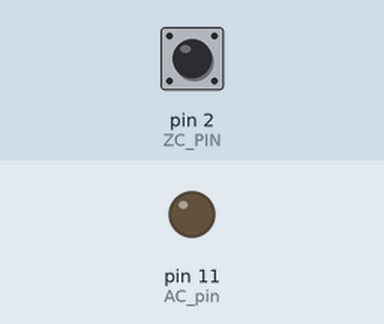
Recording of a sketch running on a simulated Arduino Uno, built with avr-gcc and run on an emulated ATmega328P. On the bench: output pins drawn as LEDs (lit = HIGH). The test bench sets the inputs (shaded band); at power-on: pin 2 (ZC_PIN) HIGH.

Above: at 1.2 s.
1.3 s: pin 2 (ZC_PIN) pulled LOW for 1 s
At 3.3 s:
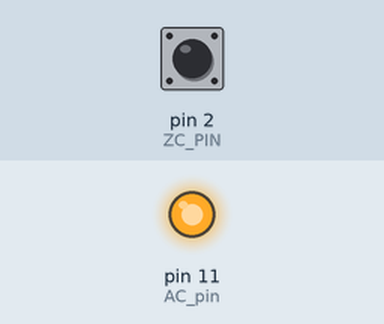
3.8 s: pin 2 (ZC_PIN) pulled LOW for 3.2 s
Timing chart, 0 to 6.8 s (numbered marks = the images above; inputs shaded):
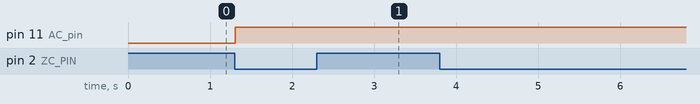

The sketch:

ACdimmer.ino
```cpp
#include <TimerOne.h>           // Avaiable from http://www.arduino.cc/playground/Code/Timer1

volatile int i = 0;               // Variable to use as a counter
volatile boolean zero_cross = false;  // Boolean to store a "switch" to tell us if we have crossed zero
int AC_pin = 11;                // Output to Opto Triac
int ZC_PIN = 2;
int dim = 64;                    // Dimming level (0-128)  0 = on, 128 = 0ff

int freqStep = 65;    // This is the delay-per-brightness step in microseconds.
// It is calculated based on the frequency of your voltage supply (50Hz or 60Hz)
// and the number of brightness steps you want.
//
// The only tricky part is that the chopper circuit chops the AC wave twice per
// cycle, once on the positive half and once at the negative half. This meeans
// the chopping happens at 120Hz for a 60Hz supply or 100Hz for a 50Hz supply.

// To calculate freqStep you divide the length of one full half-wave of the power
// cycle (in microseconds) by the number of brightness steps.
//
// (1000000 uS / 120 Hz) / 128 brightness steps = 65 uS / brightness step
//
// 1000000 us / 120 Hz = 8333 uS, length of one half-wave.

void setup() {                                      // Begin setup
  pinMode(AC_pin, OUTPUT);                          // Set the Triac pin as output

  pinMode(ZC_PIN, INPUT);
  digitalWrite(ZC_PIN, HIGH);
  attachInterrupt(ZC_PIN - 2, zero_cross_detect, CHANGE);   // Attach an Interupt to Pin 2 (interupt 0) for Zero Cross Detection

  Timer1.initialize(freqStep);                      // Initialize TimerOne library for the freq we need
  Timer1.attachInterrupt(dim_check, freqStep);
}

void zero_cross_detect() {
  zero_cross = true;               // set the boolean to true to tell our dimming function that a zero cross has occured
  i=0;
  digitalWrite(AC_pin, LOW);
}

// Function will fire the triac at the proper time
void dim_check() {
  if(zero_cross == true) {
    if(i>=dim) {
      digitalWrite(AC_pin, HIGH);
      i=0;
      zero_cross = false;
    }
    else {
      i++;
    }
  }
}

void loop() {


}
```

Measured:
- after the input at 1.3 s, pin 11 (AC_pin): LOW → HIGH at once
